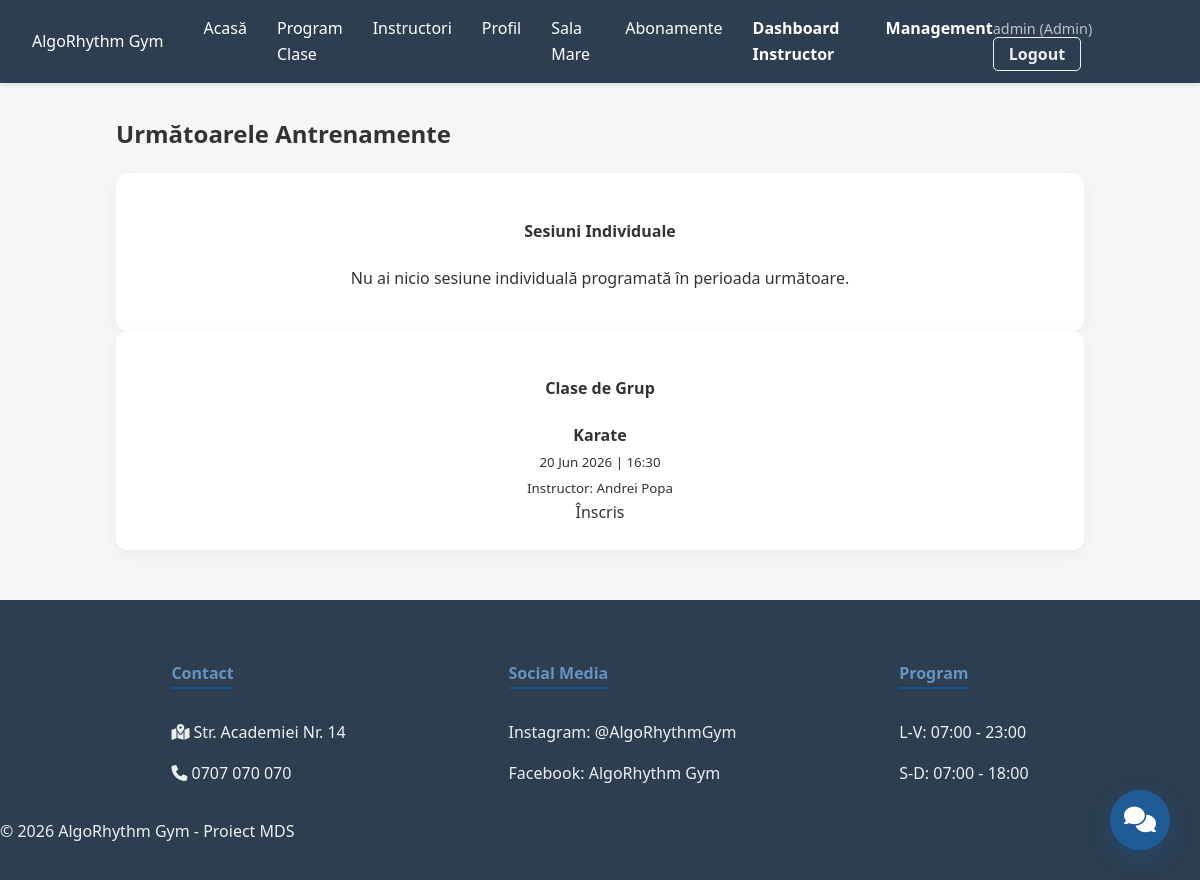
Page /my-bookings/ (signed in) on the earlier database version.
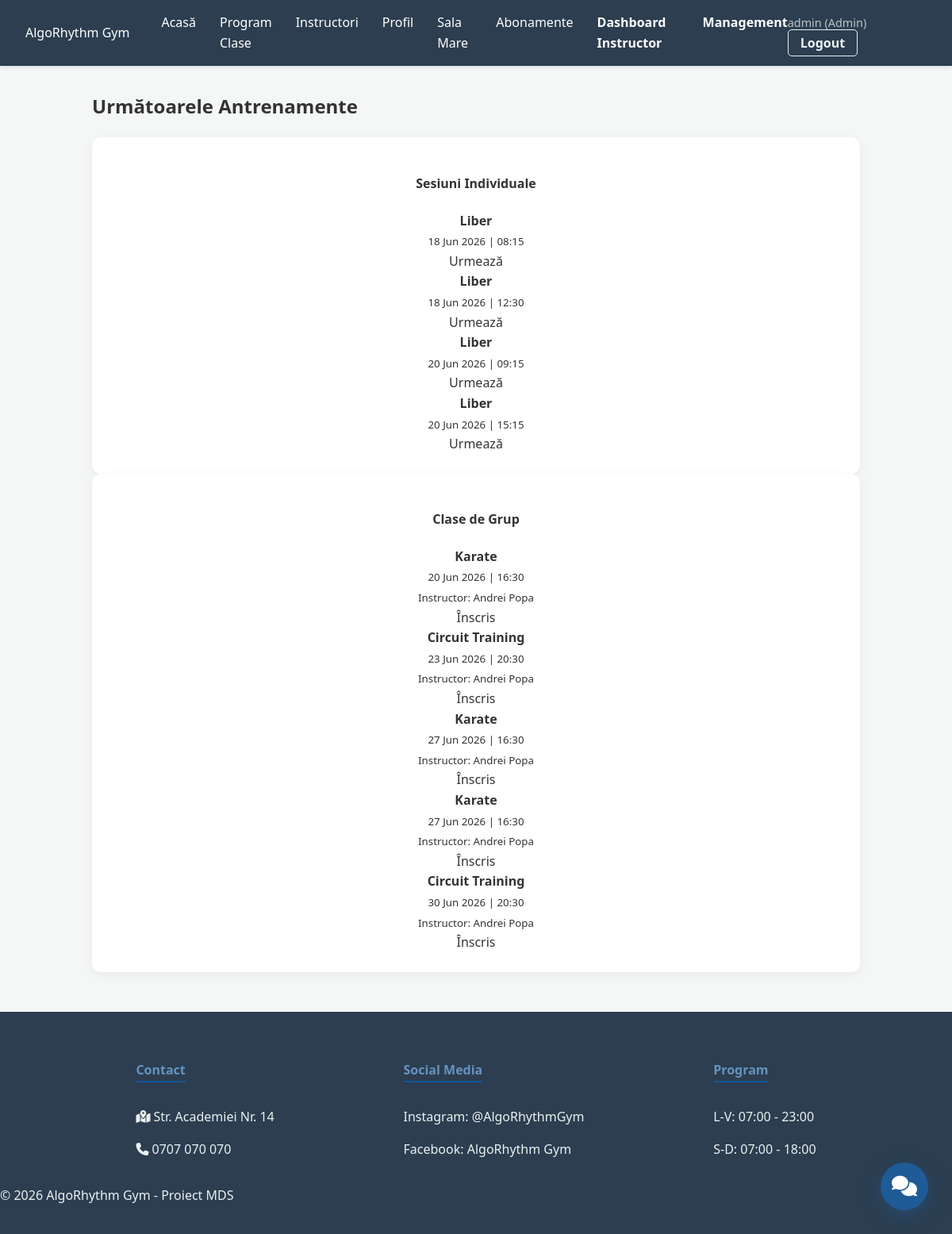
Same page on the later database version.
### fitness_app/models.py (models this page shows, shortened)
class User(AbstractUser):
    IS_INSTRUCTOR = 'INS'
    IS_CLIENT = 'CLI'
    IS_ADMIN = 'ADM'
    ROLE_CHOICES = [
        (IS_INSTRUCTOR, 'Instructor'),
        (IS_CLIENT, 'Client'),
        (IS_ADMIN, 'Admin'),
    ]
    role = models.CharField(max_length=3, choices=ROLE_CHOICES, default=IS_CLIENT)
    gender = models.CharField(max_length=10, choices=[('M', 'Masculin'), ('F', 'Feminin')], blank=True)
    is_child = models.BooleanField(default=False)
    parent = models.ForeignKey('self', on_delete=models.CASCADE, null=True, blank=True, related_name='children')
    fitness_goal = models.TextField(blank=True)
    frequency_per_week = models.IntegerField(default=0)
    experience_years = models.PositiveIntegerField(default=0, null=True, blank=True)
    bio_short = models.CharField(max_length=150, blank=True, null=True)
    profile_picture = models.ImageField(upload_to='instructors/', null=True, blank=True)
    referral_code = models.CharField(max_length=15, unique=True, blank=True, null=True)
    discounts_available = models.IntegerField(default=0)  # cate reduceri de 10% are
    first_free_session_used = models.BooleanField(default=False)

class Booking(models.Model):
    user = models.ForeignKey(User, on_delete=models.CASCADE)
    fitness_class = models.ForeignKey('FitnessClass', on_delete=models.CASCADE)
    booking_time = models.DateTimeField(auto_now_add=True)
    is_early_bird = models.BooleanField(default=False)
    attended = models.BooleanField(default=False)
    check_in_time = models.DateTimeField(null=True, blank=True)
    child_name = models.CharField(max_length=100, blank=True, null=True)
    paid_by_package = models.ForeignKey('SessionPackage', on_delete=models.SET_NULL, null=True, blank=True)

class FitnessClass(models.Model):
    CLASS_TYPES = [
        ('1TO1', 'Personal Training'),
        ('GRP', 'Grup'),
        ('IND', 'Individual (fără antrenor)'),
    ]
    type = models.CharField(max_length=4, choices=CLASS_TYPES, default='GRP')
    instructor = models.ForeignKey(User, on_delete=models.CASCADE, null=True, blank=True, limit_choices_to={'role': 'INS'})
    name = models.CharField(max_length=100)
    room = models.ForeignKey(Room, on_delete=models.SET_NULL, null=True, blank=True)
    max_capacity = models.PositiveIntegerField()
    is_for_women_only = models.BooleanField(default=False)
    is_for_children = models.BooleanField(default=False)
    start_time = models.DateTimeField()
    price = models.DecimalField(max_digits=6, decimal_places=2, default=30.00)
    duration_minutes = models.PositiveIntegerField(default=60)

class GymSession(models.Model):
    SESSION_TYPES = [
        ('FREE', 'Liber'),
        ('1TO1', 'Personal Training'),
    ]
    user = models.ForeignKey(User, on_delete=models.CASCADE)
    instructor = models.ForeignKey(
        User, on_delete=models.SET_NULL,
        null=True, blank=True,
        related_name='pt_sessions',
        limit_choices_to={'role': 'INS'}
    )
    session_type = models.CharField(max_length=4, choices=SESSION_TYPES)
    start_time = models.DateTimeField()
    end_time = models.DateTimeField(null=True, blank=True)
    is_free_session = models.BooleanField(default=False)  # marcheaza sesiunea gratuita de bun venit
    attended = models.BooleanField(default=False, verbose_name="Prezent la ședință")  # pentru recenzii instructori
    paid_by_package = models.ForeignKey('SessionPackage', on_delete=models.SET_NULL, null=True, blank=True)

### fitness_app/views.py (the view)
# urls.py: path('my-bookings/', views.my_bookings_view, name='my_bookings'),
@login_required
def my_bookings_view(request):
    acum = timezone.now()
    sesiuni_individuale = GymSession.objects.filter(user=request.user, start_time__gte=acum).order_by('start_time')
    clase_grup = Booking.objects.filter(user=request.user, fitness_class__start_time__gte=acum).order_by('fitness_class__start_time')
    return render(request, 'my_bookings.html', {
        'sesiuni_individuale': sesiuni_individuale,
        'clase_grup': clase_grup
    })

### fitness_app/views.py (called while the page is built)
def instructor_context_processor(request):
    if request.user.is_authenticated:
        user_role = str(getattr(request.user, 'role', '')).upper()
        return {
            'is_instructor': (user_role == 'INSTRUCTOR' or user_role == 'INS')
        }
    return {'is_instructor': False}

### fitness_app/templates/my_bookings.html (shortened to what this page needs)
{% extends 'base.html' %}
{% block content %}
<div class="container mt-5">
    <h2 class="mb-4 text-center">Următoarele Antrenamente</h2>
    <div class="row">
        <div class="col-md-6 mb-4">
            <div class="card shadow-sm">
                <div class="card-header bg-primary text-white">
                    <h4 class="mb-0 text-center">Sesiuni Individuale</h4>
                </div>
                <div class="card-body">
                    {% if sesiuni_individuale %}
                        <div class="d-flex flex-column gap-3">
                            {% for sesiune in sesiuni_individuale %}
                                <div class="p-3 border rounded text-center bg-light">
                                    <div>
                                        <strong class="text-capitalize fs-5">{{ sesiune.get_session_type_display }}</strong><br>
                                        <small class="text-muted">{{ sesiune.start_time|date:"d M Y" }} | {{ sesiune.start_time|date:"H:i" }}</small>
                                    </div>
                                    <div class="mt-2">
                                        <span class="badge bg-success rounded-pill">Urmează</span>
                                    </div>
                                </div>
                            {% endfor %}
                        </div>
                    {% else %}
                        <p class="text-muted text-center my-3">Nu ai nicio sesiune individuală programată în perioada următoare.</p>
                    {% endif %}
                </div>
            </div>
        </div>
        <div class="col-md-6 mb-4">
            <div class="card shadow-sm">
                <div class="card-header bg-success text-white">
                    <h4 class="mb-0 text-center">Clase de Grup</h4>
                </div>
                <div class="card-body">
                    {% if clase_grup %}
                        <div class="d-flex flex-column gap-3">
                            {% for rezervare in clase_grup %}
                                <div class="p-3 border rounded text-center bg-light">
                                    <div>
                                        <strong class="fs-5">{{ rezervare.fitness_class.name }}</strong><br>
                                        <small class="text-muted">{{ rezervare.fitness_class.start_time|date:"d M Y" }} | {{ rezervare.fitness_class.start_time|date:"H:i" }}</small>
                                        {% if rezervare.fitness_class.instructor %}
                                            <br><small class="text-info">Instructor: {{ rezervare.fitness_class.instructor.get_full_name|default:rezervare.fitness_class.instructor.username }}</small>
                                        {% endif %}
                                    </div>
                                    <div class="mt-2">
                                        <span class="badge bg-success rounded-pill">Înscris</span>
                                    </div>
                                </div>
                            {% endfor %}
                        </div>
                    {% else %}
                        <p class="text-muted text-center my-3">Nu ești înscris la nicio clasă de grup programată în viitor.</p>
                    {% endif %}
                </div>
            </div>
        </div>
    </div>
</div>
{% endblock %}

### fitness_app/templates/base.html (shortened to what this page needs)
{% load static %}
<!DOCTYPE html>
<html lang="ro">
<head>
    <link rel="stylesheet" href="{% static 'fitness_app/css/style.css' %}">
    <link rel="stylesheet" href="https://cdnjs.cloudflare.com/ajax/libs/font-awesome/6.4.2/css/all.min.css">
    <link rel="stylesheet" href="{% static 'fitness_app/css/style.css' %}">
    <link rel="stylesheet" href="https://cdnjs.cloudflare.com/ajax/libs/font-awesome/6.4.2/css/all.min.css">
</head>
<body>
    <nav class="navbar">
        <div class="nav-brand">AlgoRhythm Gym</div>
        <div class="nav-menu-wrapper" id="navMenu">
            <ul class="nav-links">
                <li><a href="{% url 'home' %}">Acasă</a></li>
                <li><a href="{% url 'fitness_classes_list' %}">Program Clase</a></li>
                <li><a href="{% url 'instructors' %}">Instructori</a></li>
                <li><a href="{% url 'profile' %}">Profil</a></li>
                <li><a href="{% url 'gym_free_session' %}">Sala Mare</a></li>
                <li><a href="{% url 'buy_subscription' %}">Abonamente</a></li>
                {% if is_instructor or user.is_superuser %}
                <li><a href="{% url 'instructor_dashboard' %}" class="nav-special-link">Dashboard Instructor</a></li>
                {% endif %}
                {% if user.is_superuser %}
                <li><a href="{% url 'admin_dashboard' %}" class="nav-special-link">Management</a></li>
                {% endif %}
            </ul>
            <div class="nav-auth">
                <span class="user-tag">{{ user.username }} ({{ user.get_role_display }})</span>
                <a href="{% url 'logout' %}" class="btn-logout">Logout</a>
            </div>
        </div> </nav>
    <div class="container">
        {% block content %}
        {% endblock %}
    </div>
    <footer class="main-footer">
        <div class="footer-container">
            <div class="footer-section">
                <h4>Contact</h4>
                <p><i class="fa-solid fa-map-location-dot"></i> Str. Academiei Nr. 14</p>
                <p><i class="fa-solid fa-phone"></i> 0707 070 070</p>
            </div>
            <div class="footer-section">
                <h4>Social Media</h4>
                <p>Instagram: @AlgoRhythmGym</p>
                <p>Facebook: AlgoRhythm Gym</p>
            </div>
            <div class="footer-section">
                <h4>Program</h4>
                <p>L-V: 07:00 - 23:00</p>
                <p>S-D: 07:00 - 18:00</p>
            </div>
        </div>
        <div class="footer-bottom">
            <p>&copy; 2026 AlgoRhythm Gym - Proiect MDS</p>
        </div>
    </footer>
    {% if user.is_authenticated %}
    <div id="chat-circle" onclick="toggleChatWindow()" class="chat-circle">
        <i class="fa-solid fa-comments"></i>
    </div>
    {% endif %}
</body>
</html>

### static/fitness_app/css/style.css (style rules this page uses)
body { font-family: 'Segoe UI', Tahoma, Geneva, Verdana, sans-serif; margin: 0; background-color: #f4f7f6; color: #333; line-height: 1.6; }
.container { max-width: 1000px; margin: 2rem auto; padding: 0 1rem; }
.navbar { background-color: #2c3e50; color: white; padding: 1rem 2rem; display: flex; justify-content: space-between; align-items: center; box-shadow: 0 2px 5px rgba(0,0,0,0.1); }
.nav-brand { margin-right: 40px; white-space: nowrap; }
.nav-links { list-style: none; display: flex; gap: 30px; margin: 0; padding: 0; }
.nav-links a { color: white; text-decoration: none; font-weight: 500; transition: color 0.3s ease; }
.user-tag { color: #bdc3c7; margin-right: 15px; font-size: 0.9rem; }
.card, .welcome-card, .instructor-card { background: white; border-radius: 12px; box-shadow: 0 4px 15px rgba(0,0,0,0.05); transition: transform 0.3s ease, box-shadow 0.3s ease; }
.card { padding: 1.5rem; text-align: center; }
.btn-ocean, .btn-back, .btn-logout { text-decoration: none; transition: all 0.3s ease; font-weight: 600; }
.btn-logout { color: #ecf0f1; border: 1px solid #ecf0f1; padding: 5px 15px; border-radius: 5px; }
.nav-special-link { color: white !important; font-weight: bold !important; }
.chat-circle { position: fixed; bottom: 30px; right: 30px; background: #1f5b97; color: white; width: 60px; height: 60px; border-radius: 50%; display: flex; align-items: center; justify-content: center; font-size: 1.6rem; cursor: pointer; box-shadow: 0 8px 25px rgba(31,91,151,0.4); z-index: 9999; transition: transform 0.2s ease; }
.main-footer { background-color: #2c3e50; color: #ecf0f1; padding: 40px 0 20px 0; margin-top: 50px; }
.footer-container { display: flex; justify-content: space-around; flex-wrap: wrap; max-width: 1000px; margin: 0 auto; gap: 20px; }
.footer-section h4 { color: #6693c0; margin-bottom: 15px; border-bottom: 2px solid #135698; display: inline-block; }
.nav-menu-wrapper { display: flex; align-items: center; flex: 1; justify-content: space-between; }
.nav-links a { position: relative; text-decoration: none; transition: color 0.25s ease; }
.nav-links a::after { content: ''; position: absolute; width: 100%; transform: scaleX(0); height: 2px; bottom: -4px; left: 0; background-color: #3498db; transform-origin: bottom center; transition: transform 0.25s ease-out; }
.container { animation: paginaFadeIn 0.9s cubic-bezier(0.25, 0.8, 0.25, 1) forwards; }

Differences in the rows shown:
added GymSession: session_type "Liber", start_time "18 Jun 2026", start_time "08:15"
added GymSession: session_type "Liber", start_time "18 Jun 2026", start_time "12:30"
added GymSession: session_type "Liber", start_time "20 Jun 2026", start_time "09:15"
added GymSession: session_type "Liber", start_time "20 Jun 2026", start_time "15:15"
added Booking: fitness_class.name "Circuit Training", fitness_class.start_time "23 Jun 2026", fitness_class.start_time "20:30", fitness_class.instructor.get_full_name "Andrei Popa"
added Booking: fitness_class.name "Karate", fitness_class.start_time "27 Jun 2026", fitness_class.start_time "16:30", fitness_class.instructor.get_full_name "Andrei Popa"
added Booking: fitness_class.name "Karate", fitness_class.start_time "27 Jun 2026", fitness_class.start_time "16:30", fitness_class.instructor.get_full_name "Andrei Popa"
added Booking: fitness_class.name "Circuit Training", fitness_class.start_time "30 Jun 2026", fitness_class.start_time "20:30", fitness_class.instructor.get_full_name "Andrei Popa"
Other differences:
text no longer shown: "Nu ai nicio sesiune individuală programată în perioada următoare."
